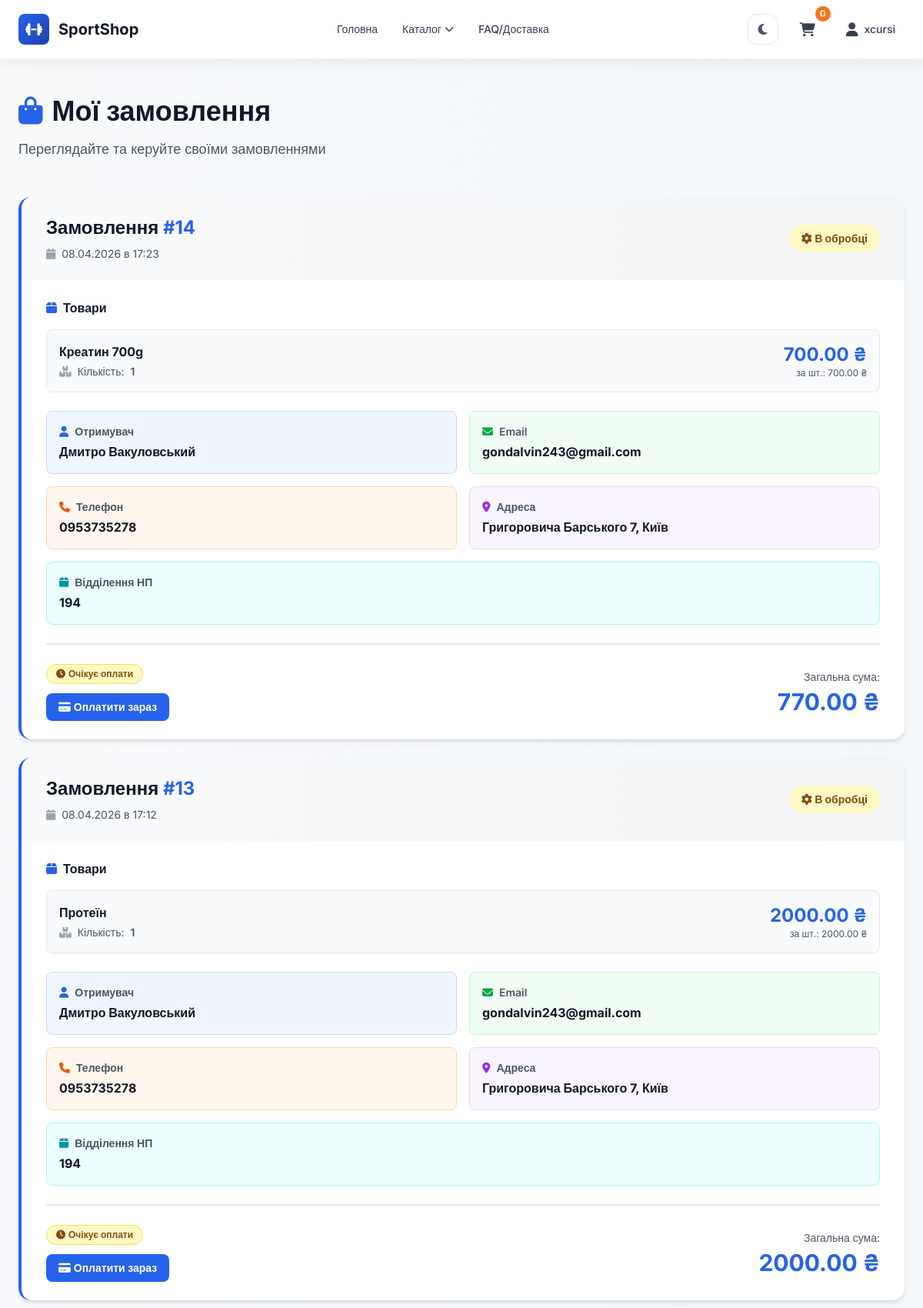
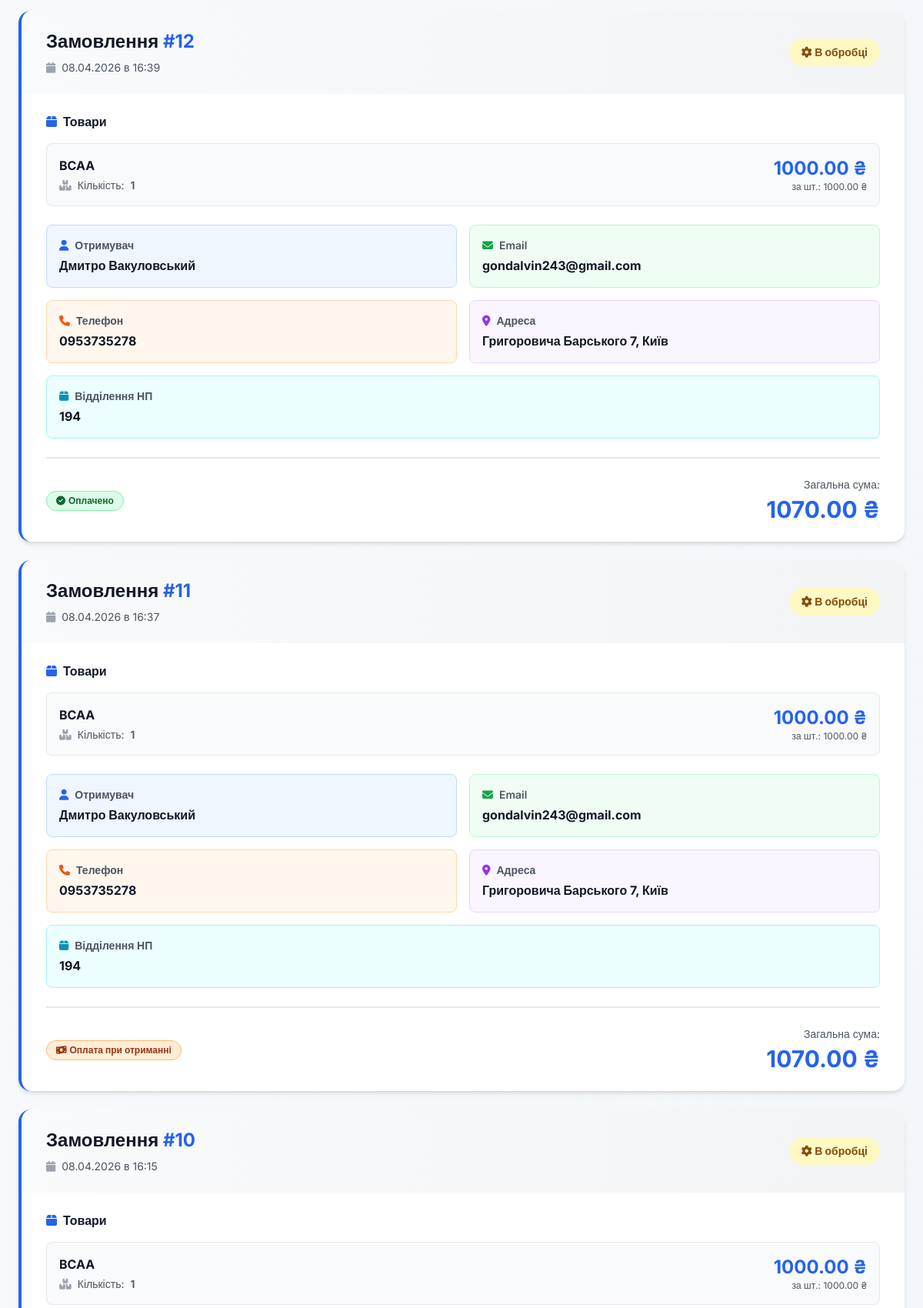
The app's page /orders/ (signed in, upper part) with its own data (2 pictures, top to bottom).
### shop/models.py (models this page shows, shortened)
class Customer(models.Model):
    username = models.CharField(max_length=150, unique=True)
    email = models.EmailField(unique=True)
    password = models.CharField(max_length=255)
    first_name = models.CharField(max_length=100, blank=True)
    last_name = models.CharField(max_length=100, blank=True)
    phone = models.CharField(max_length=20, blank=True)
    address = models.CharField(max_length=255, blank=True)
    city = models.CharField(max_length=100, blank=True)
    postal_code = models.CharField(max_length=20, blank=True)
    created_at = models.DateTimeField(auto_now_add=True)
    updated_at = models.DateTimeField(auto_now=True)
    is_active = models.BooleanField(default=True)
    is_admin = models.BooleanField(default=False, help_text='Позначте, щоб надати права адміністратора')

class Order(models.Model):
    customer = models.ForeignKey(Customer, on_delete=models.SET_NULL, null=True, blank=True, related_name='orders')
    first_name = models.CharField(max_length=50, blank=True)
    last_name = models.CharField(max_length=50, blank=True)
    email = models.EmailField(blank=True)
    phone = models.CharField(max_length=20, blank=True)
    address = models.CharField(max_length=255, blank=True)
    city = models.CharField(max_length=100, blank=True)
    postal_code = models.CharField(max_length=20, blank=True)
    postal_branch = models.CharField(max_length=100, blank=True)
    delivery_method = models.CharField(max_length=20, choices=DELIVERY_METHOD_CHOICES, default='np_branch', blank=True)
    payment_method = models.CharField(max_length=20, blank=True)
    payment_status = models.CharField(max_length=20, choices=PAYMENT_STATUS_CHOICES, default='pending')
    total = models.DecimalField(max_digits=10, decimal_places=2)
    created_at = models.DateTimeField(auto_now_add=True)
    status = models.CharField(max_length=20, choices=STATUS_CHOICES, default='processing')

class OrderItem(models.Model):
    order = models.ForeignKey(Order, on_delete=models.CASCADE, related_name='items')
    product = models.ForeignKey('Product', on_delete=models.CASCADE)
    flavor = models.ForeignKey('ProductFlavor', on_delete=models.SET_NULL, null=True, blank=True)
    quantity = models.PositiveIntegerField(default=1)
    price = models.DecimalField(max_digits=10, decimal_places=2, null=True, blank=True)
    def total_price(self):
        qty = self.quantity if self.quantity is not None else 0
        prc = self.price if self.price is not None else 0
        return qty * prc

class Product(models.Model):
    name = models.CharField(max_length=200)       # Назва товару
    price = models.DecimalField(max_digits=10, decimal_places=2)  # Ціна
    old_price = models.DecimalField(max_digits=10, decimal_places=2, null=True, blank=True, help_text="Стара ціна")
    stock_quantity = models.PositiveIntegerField(default=0, help_text="Кількість в наявності (використовується тільки якщо немає смаків)")
    description = models.TextField()              # Опис
    image = models.ImageField(upload_to='products/', blank=True, null=True)  # Зображення
    category = models.ForeignKey(Category, on_delete=models.SET_NULL, null=True, related_name='products')  # Категорія
    created_at = models.DateTimeField(auto_now_add=True)  # Дата створення

### shop/views.py (the view)
# urls.py: path('orders/', views.orders, name='orders'),
def orders(request):
    customer_id = request.session.get('customer_id')
    if not customer_id:
        return redirect('shop:login')
    try:
        customer = Customer.objects.get(id=customer_id)
        user_orders = Order.objects.filter(customer=customer).order_by('-created_at')
        return render(request, 'shop/orders.html', {
            'orders': user_orders
        })
    except Customer.DoesNotExist:
        return redirect('shop:login')

### shop/templates/shop/orders.html (shortened to what this page needs)
{% extends 'shop/base.html' %}
{% block content %}
<div class="mb-12 fade-in-up">
    <div class="flex items-center gap-3 mb-4">
        <h1 class="text-3xl sm:text-4xl font-bold text-gray-900 flex items-center gap-3">
            <i class="fas fa-shopping-bag text-blue-600"></i> Мої замовлення
        </h1>
    </div>
    <p class="text-gray-600 text-lg">Переглядайте та керуйте своїми замовленнями</p>
</div>
{% if orders %}
    <div class="space-y-6 fade-in-up">
        {% for order in orders %}
            <div class="bg-white rounded-2xl shadow-md hover:shadow-lg transition border-l-4 border-blue-600 overflow-hidden">
                <div class="bg-gradient-to-r from-gray-50 to-gray-100 px-6 sm:px-8 py-6 flex flex-col sm:flex-row justify-between items-start sm:items-center gap-4">
                    <div>
                        <p class="text-2xl font-bold text-gray-900">Замовлення <span class="text-blue-600">#{{order.id}}</span></p>
                        <p class="text-gray-600 text-sm flex items-center gap-2 mt-2">
                            <i class="fas fa-calendar text-gray-400"></i>
                            {{ order.created_at|date:"d.m.Y в H:i" }}
                        </p>
                    </div>
                    <span class="px-4 py-2 rounded-full text-sm font-bold whitespace-nowrap
                        {% if order.status == 'new' %}
                            bg-blue-100 text-blue-800
                        {% elif order.status == 'processing' %}
                            bg-yellow-100 text-yellow-800
                        {% elif order.status == 'shipped' %}
                            bg-purple-100 text-purple-800
                        {% elif order.status == 'completed' %}
                            bg-green-100 text-green-800
                        {% else %}
                            bg-gray-100 text-gray-800
                        {% endif %}
                    ">
                        {% if order.status == 'new' %}
                            <i class="fas fa-hourglass-start"></i> Нове
                        {% elif order.status == 'processing' %}
                            <i class="fas fa-cog"></i> В обробці
                        {% elif order.status == 'shipped' %}
                            <i class="fas fa-truck"></i> Відправлено
                        {% elif order.status == 'completed' %}
                            <i class="fas fa-check-circle"></i> Виконано
                        {% else %}
                            Невідомий статус
                        {% endif %}
                    </span>
                </div>
                <div class="px-6 sm:px-8 py-6 space-y-6">
                    <div>
                        <h3 class="font-bold text-gray-900 mb-4 flex items-center gap-2">
                            <i class="fas fa-box text-blue-600"></i> Товари
                        </h3>
                        <div class="space-y-3">
                            {% for item in order.items.all %}
                                <div class="flex items-center justify-between bg-gray-50 p-4 rounded-lg border border-gray-200">
                                    <div class="flex-1">
                                        <p class="font-bold text-gray-900">{{ item.product.name }}</p>
                                        <p class="text-sm text-gray-600 flex items-center gap-2 mt-1">
                                            <i class="fas fa-boxes text-gray-400"></i>
                                            Кількість: <span class="font-semibold">{{ item.quantity }}</span>
                                        </p>
                                    </div>
                                    <div class="text-right">
                                        <p class="text-2xl font-bold text-blue-600">{{ item.total_price|floatformat:2 }} ₴</p>
                                        <p class="text-xs text-gray-600">за шт.: {{ item.price }} ₴</p>
                                    </div>
                                </div>
                            {% endfor %}
                        </div>
                    </div>
                    <div class="grid grid-cols-1 sm:grid-cols-2 gap-4">
                        <div class="bg-blue-50 border border-blue-200 rounded-lg p-4">
                            <p class="text-gray-600 text-sm font-semibold mb-1 flex items-center gap-2">
                                <i class="fas fa-user text-blue-600"></i> Отримувач
                            </p>
                            <p class="font-bold text-gray-900">{{ order.first_name }} {{ order.last_name }}</p>
                        </div>
                        <div class="bg-green-50 border border-green-200 rounded-lg p-4">
                            <p class="text-gray-600 text-sm font-semibold mb-1 flex items-center gap-2">
                                <i class="fas fa-envelope text-green-600"></i> Email
                            </p>
                            <p class="font-bold text-gray-900 break-all">{{ order.email }}</p>
                        </div>
                        <div class="bg-orange-50 border border-orange-200 rounded-lg p-4">
                            <p class="text-gray-600 text-sm font-semibold mb-1 flex items-center gap-2">
                                <i class="fas fa-phone text-orange-600"></i> Телефон
                            </p>
                            <p class="font-bold text-gray-900">{{ order.phone }}</p>
                        </div>
                        {% if order.address %}
                            <div class="bg-purple-50 border border-purple-200 rounded-lg p-4">
                                <p class="text-gray-600 text-sm font-semibold mb-1 flex items-center gap-2">
                                    <i class="fas fa-map-marker-alt text-purple-600"></i> Адреса
                                </p>
                                <p class="font-bold text-gray-900">
                                    {{ order.address }}{% if order.city %}, {{ order.city }}{% endif %}
                                </p>
                            </div>
                        {% endif %}
                        {% if order.postal_branch %}
                            {% if order.delivery_method == 'np_branch' or order.delivery_method == 'nova_poshta' %}
                                <div class="bg-cyan-50 border border-cyan-200 rounded-lg p-4 sm:col-span-2">
                                    <p class="text-gray-600 text-sm font-semibold mb-1 flex items-center gap-2">
                                        <i class="fas fa-box text-cyan-600"></i> Відділення НП
                                    </p>
                                    <p class="font-bold text-gray-900">{{ order.postal_branch }}</p>
                                </div>
                            {% endif %}
                        {% endif %}
                    </div>
                    <div class="flex justify-between items-center pt-6 border-t-2 border-gray-200">
                        <div>
                            {% if order.payment_status == 'paid' %}
                                <span class="inline-flex items-center gap-1 bg-green-100 text-green-800 font-semibold text-xs px-3 py-1 rounded-full border border-green-300">
                                    <i class="fas fa-check-circle"></i> Оплачено
                                </span>
                            {% elif order.payment_status == 'cod' %}
                                <span class="inline-flex items-center gap-1 bg-orange-100 text-orange-800 font-semibold text-xs px-3 py-1 rounded-full border border-orange-300">
                                    <i class="fas fa-money-bill-wave"></i> Оплата при отриманні
                                </span>
                            {% elif order.payment_method == 'online' %}
                                <span class="inline-flex items-center gap-1 bg-yellow-100 text-yellow-800 font-semibold text-xs px-3 py-1 rounded-full border border-yellow-300 mb-2">
                                    <i class="fas fa-clock"></i> Очікує оплати
                                </span>
                                <br>
                                <a href="{% url 'shop:liqpay_pay' order_id=order.id %}" class="inline-flex items-center gap-1 bg-blue-600 text-white font-semibold text-sm px-4 py-2 rounded-lg hover:bg-blue-700 transition mt-1">
                                    <i class="fas fa-credit-card"></i> Оплатити зараз
                                </a>
                            {% endif %}
                        </div>
                        <div class="text-right">
                            <p class="text-sm text-gray-600 mb-1">Загальна сума:</p>
                            <p class="text-3xl font-bold text-blue-600">{{ order.total|floatformat:2 }} ₴</p>
                        </div>
                    </div>
                </div>
            </div>
        {% endfor %}
    </div>
{% endif %}
{% endblock %}

### shop/templates/shop/base.html (shortened to what this page needs)
{% load static %}
<!DOCTYPE html>
<html lang="uk">
<head>
    <script src="https://cdn.tailwindcss.com"></script>
    <link rel="stylesheet" href="https://cdnjs.cloudflare.com/ajax/libs/font-awesome/6.4.0/css/all.min.css">
    <link rel="stylesheet" href="{% static 'shop/style.css' %}">
</head>
<body class="min-h-screen flex flex-col bg-gradient-to-br from-slate-50 to-slate-100 text-gray-900">
<header class="bg-white header-shadow sticky top-0 z-30 transition-shadow">
    <div class="max-w-7xl mx-auto px-4 sm:px-6 py-3 sm:py-4 flex justify-between items-center">
        <a href="{% url 'shop:home' %}" class="flex items-center gap-3 group">
            <div class="w-10 h-10 bg-gradient-to-br from-blue-600 to-blue-800 rounded-lg flex items-center justify-center text-white font-bold text-lg group-hover:shadow-lg transition-shadow">
                <i class="fas fa-dumbbell"></i>
            </div>
            <span class="text-xl font-bold text-gray-900 hidden sm:inline group-hover:text-blue-600 transition">SportShop</span>
        </a>
        <nav class="hidden md:flex gap-8 text-sm font-medium">
            <a href="{% url 'shop:home' %}" class="text-gray-700 hover:text-blue-600 transition relative group">
                <span>Головна</span>
            </a>
            <div class="text-gray-700 hover:text-blue-600 transition relative group">
                <a href="{% url 'shop:catalog' %}" class="flex items-center gap-1">
                    <span>Каталог</span>
                    <i class="fas fa-chevron-down text-xs group-hover:rotate-180 transition-transform"></i>
                </a>
            </div>
            <a href="{% url 'shop:delivery' %}" class="text-gray-700 hover:text-blue-600 transition relative group">
                <span>FAQ/Доставка</span>
            </a>
        </nav>
        <div class="flex gap-2 sm:gap-4 items-center">
            <button type="button" class="theme-toggle" data-theme-toggle aria-label="Змінити тему" title="Змінити тему">
                <i class="fas fa-moon" data-theme-icon></i>
            </button>
            <a href="{% url 'shop:cart' %}" class="relative group px-3 py-2 rounded-lg hover:bg-gray-100 transition" data-cart-icon>
                <i class="fas fa-shopping-cart text-lg text-gray-700 group-hover:text-blue-600"></i>
                <span data-cart-count class="absolute -top-2 -right-2 bg-orange-500 text-white text-xs font-bold rounded-full w-5 h-5 flex items-center justify-center">{{ cart_count|default:0 }}</span>
            </a>
            {% if request.session.customer_id %}
                <div class="relative">
                    <button class="dropdown-toggle flex items-center gap-2 px-3 py-2 rounded-lg hover:bg-gray-100 transition text-gray-700 hover:text-blue-600" title="Профіль">
                        <i class="fas fa-user text-lg"></i>
                        <span class="hidden sm:inline text-sm font-medium">{{ request.session.customer_username }}</span>
                    </button>
                </div>
            {% endif %}
        </div>
    </div>
</header>
<main class="flex-1 w-full max-w-7xl mx-auto px-4 sm:px-6 py-8 sm:py-12">
    {% block content %}{% endblock %}
</main>
</body>
</html>

### records on screen
Customer: session.customer_username "xcursi"
Order: id "14", created_at "08.04.2026 в 17:23", status "processing" (drawn), first_name "Дмитро", last_name "Вакуловський", email "gondalvin243@gmail.com", phone "0953735278", address "Григоровича Барського 7", city "Київ", postal_branch "194", payment_status "pending" (drawn), total "770.00"
OrderItem: product.name "Креатин 700g", quantity "1", total_price "700.00", price "700.00"
Order: id "13", created_at "08.04.2026 в 17:12", status "processing" (drawn), first_name "Дмитро", last_name "Вакуловський", email "gondalvin243@gmail.com", phone "0953735278", address "Григоровича Барського 7", city "Київ", postal_branch "194", payment_status "pending" (drawn), total "2000.00"
OrderItem: product.name "Протеїн", quantity "1", total_price "2000.00", price "2000.00"
Order: id "12", created_at "08.04.2026 в 16:39", status "processing" (drawn), first_name "Дмитро", last_name "Вакуловський", email "gondalvin243@gmail.com", phone "0953735278", address "Григоровича Барського 7", city "Київ", postal_branch "194", payment_status "paid" (drawn), total "1070.00"
OrderItem: product.name "BCAA", quantity "1", total_price "1000.00", price "1000.00"
Order: id "11", created_at "08.04.2026 в 16:37", status "processing" (drawn), first_name "Дмитро", last_name "Вакуловський", email "gondalvin243@gmail.com", phone "0953735278", address "Григоровича Барського 7", city "Київ", postal_branch "194", payment_status "cod" (drawn), total "1070.00"
OrderItem: product.name "BCAA", quantity "1", total_price "1000.00", price "1000.00"
Order: id "10", created_at "08.04.2026 в 16:15", status "processing" (drawn)
OrderItem: product.name "BCAA", quantity "1", total_price "1000.00", price "1000.00"

### other values on screen
{{ cart_count|default:0 }} "0"
